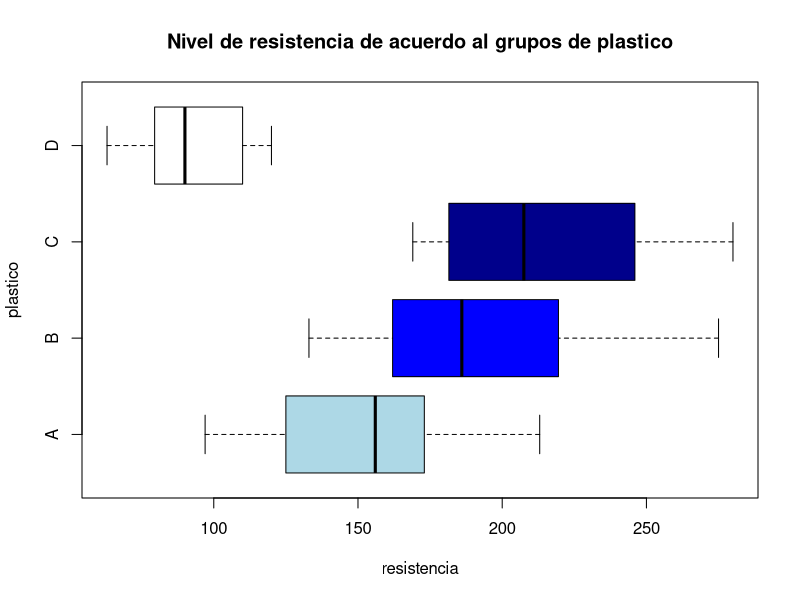
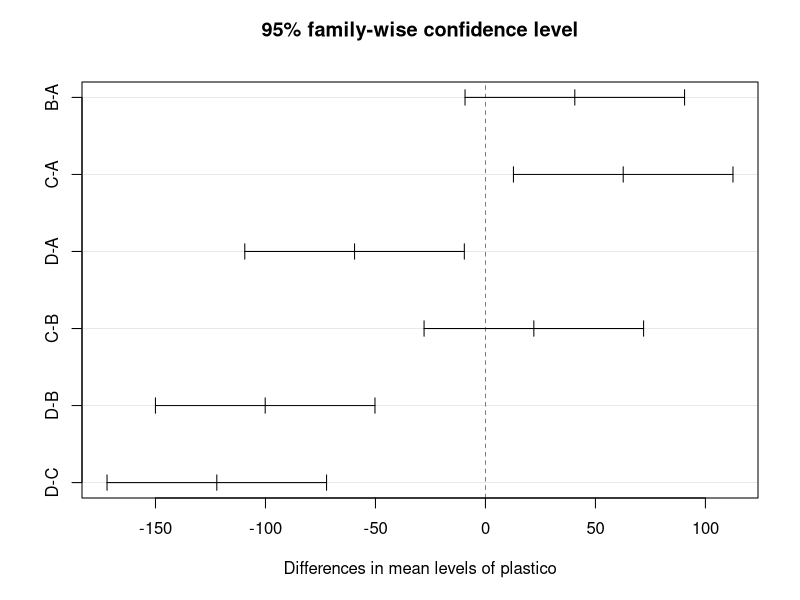
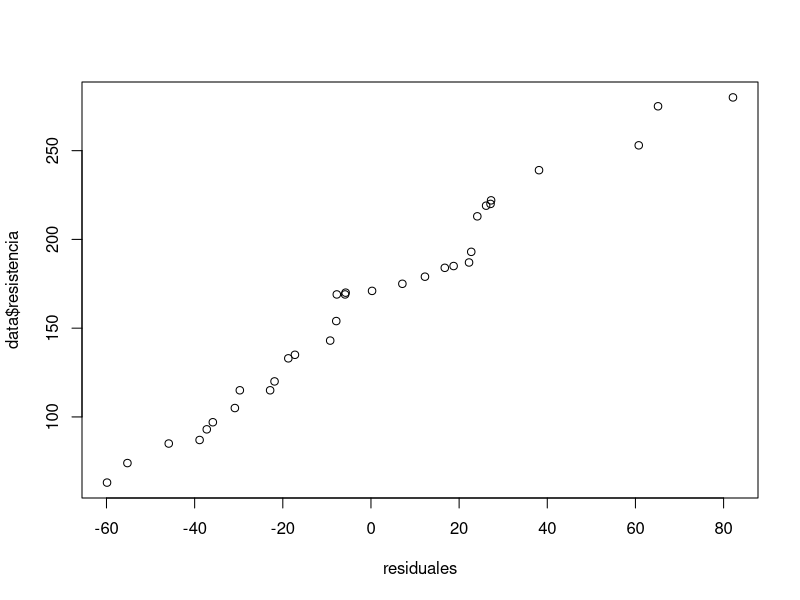

Source code (R) for these figures, in order:
#---------------------------------------------------------------
#Ejercicios de práctica
plastico <- c("A", "A", "A", "A", "A", "A", "A", "A", "B", "B", "B", "B", "B", "B", "B", "B", "C", "C", "C", "C", "C", "C", "C", "C", "D", "D", "D", "D", "D", "D", "D", "D")
resistencia <- c(135, 175, 97, 169, 213, 171, 115, 143, 275, 170, 154, 133, 219, 187, 220, 185, 169, 239, 184, 222, 253, 179, 280, 193, 115, 105, 93, 85, 120, 74, 87, 63)
data <- data.frame(plastico, resistencia)
summary(data)

boxplot(resistencia~plastico, 
        main = "Nivel de resistencia de acuerdo al grupos de plastico",
        horizontal = TRUE, col = c("lightblue", "blue", "darkblue", "white"))

shapiro.test(data$resistencia[plastico == "A"])
sd(data$resistencia[plastico == "A"])
#Los datos del plastico A se adaptan a una distribucion t-student con un p-valor de 0.91

shapiro.test(data$resistencia[plastico == "B"])
sd(data$resistencia[plastico == "B"])
#Los datos del plastico B se adaptan a una distribucion t-student con un p-valor de 0.81        
      
shapiro.test(data$resistencia[plastico == "C"])
sd(data$resistencia[plastico == "C"])
#Los datos del plastico C se adaptan a una distribucion t-student con un p-valor de 0.51        

shapiro.test(data$resistencia[plastico == "D"])
sd(data$resistencia[plastico == "D"])
#Los datos del plástico D se adaptan a una distribucion t-student con un p-valor de 0.88       

library(car)
leveneTest(data$resistencia, as.factor(data$plastico))
#Con un p-valor de 0.29 no se rechaza la HipÓtesis nula, las varianzas son similares

model <- aov(resistencia~plastico)
print(model)

comp_mult <- TukeyHSD(model) #Para cmparar las medias entre si
print(comp_mult)
#b>a>c>d
#a=b
#c=b, c>a, c>d
#b>c>d
#Se forman 2 grupos homogeneos de medias, t1, t3 y t4 y el otro grupo t2
plot(comp_mult)

names(model)
residuales <- model$residuals
print(residuales)
shapiro.test(residuales)
#Los residuos se ajustan a una distribucion normnalk  t de estuden con un p valor de 0.5976

qqplot(residuales, data$resistencia) #Comparar residuos vs la densidad de los datos originales
